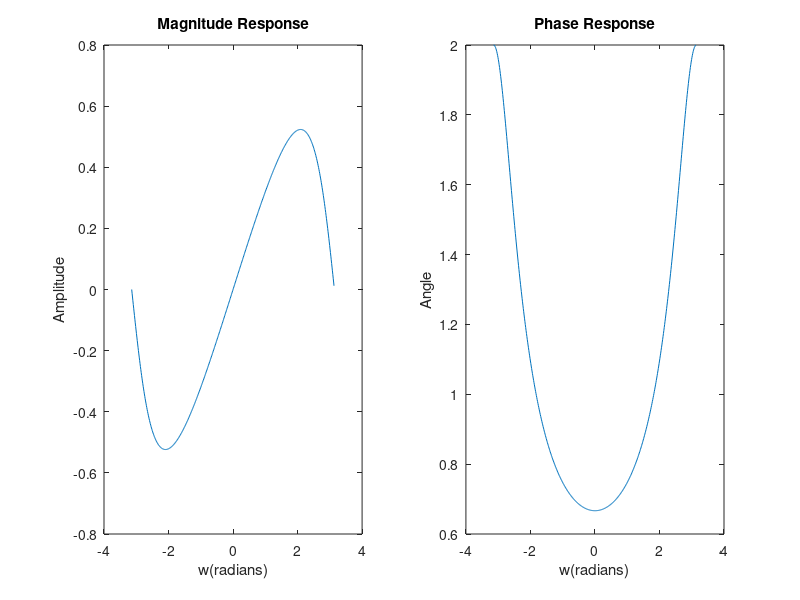

Write MATLAB code to recreate this figure.
clc;
clear all;
close all;
b = [1 0 0];
a = [1 -0.5 0];
N = 512;
[h w] = freqz(b,a, N, 'whole');
w = w-pi;
subplot(121);plot(w, angle(h));title("Magnitude Response");xlabel("w(radians)");ylabel("Amplitude");
subplot(122);plot(w, abs(h));
title("Phase Response"), xlabel("w(radians)"), ylabel("Angle");
